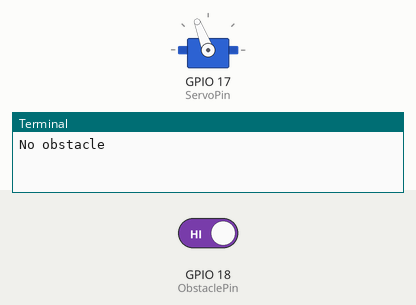
Bench run of a program on a simulated Raspberry Pi (BCM pin numbers). On the bench: servo, the last lines printed to the terminal. The test bench sets the inputs (shaded band); at power-on: GPIO 18 (ObstaclePin) HIGH. Servo angles are drawn from the pulse width (0.5 ms = 0°, 2.5 ms = 180°).

Above: at 1.2 s.
1.3 s: GPIO 18 (ObstaclePin) driven LOW
At 3.0 s:
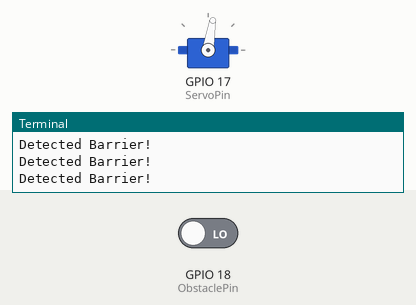
3.5 s: GPIO 18 (ObstaclePin) driven HIGH
At 4.3 s:
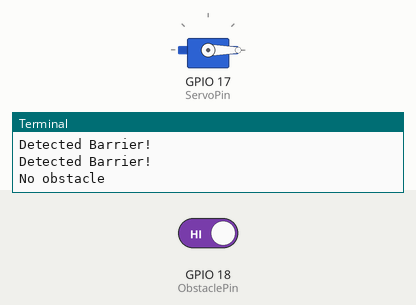
Timing chart, 0 to 14.7 s (numbered marks = the images above; inputs shaded):
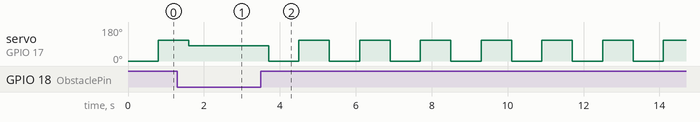

The program:

servo_con_infrarojo.py
```python
'''Formato para Python
Nombre del archivo: servo_con_infrarojo.py
Descripción: activación de motor servo en caso de no detectar obstaculo
Autor: Héctor Castillo Guerra
Versión: 1.0'''
#!/usr/bin/env python3
import RPi.GPIO as GPIO
import time

ObstaclePin = 18     # Pin del sensor IR
ServoPin = 17        # Pin del servo motor

def setup():
    GPIO.setmode(GPIO.BCM)
    GPIO.setup(ObstaclePin, GPIO.IN, pull_up_down=GPIO.PUD_UP)
    GPIO.setup(ServoPin, GPIO.OUT)
    global pwm
    pwm = GPIO.PWM(ServoPin, 50)  # Frecuencia del servo a 50Hz
    pwm.start(0)

def set_angle(angle):
    duty = 2 + (angle / 18)
    GPIO.output(ServoPin, True)
    pwm.ChangeDutyCycle(duty)
    time.sleep(0.3)
    GPIO.output(ServoPin, False)
    pwm.ChangeDutyCycle(0)

def loop():
    while True:
        if GPIO.input(ObstaclePin) == 0:  # LOW = obstáculo detectado
            print("Detected Barrier!")
            set_angle(90)  # Detener en 90°
        else:
            print("No obstacle")
            # Movimiento constante entre 0 y 120°
            set_angle(0)
            time.sleep(0.5)
            set_angle(120)
            time.sleep(0.5)

def destroy():
    pwm.stop()
    GPIO.cleanup()

if __name__ == '__main__':
    setup()
    try:
        loop()
    except KeyboardInterrupt:
        destroy()
```

Measured:
- after the input at 3.5 s, servo on GPIO 17 (ServoPin): alternates 111° for 0.80 s and 0° for 0.80 s, starting after 0.20 s
